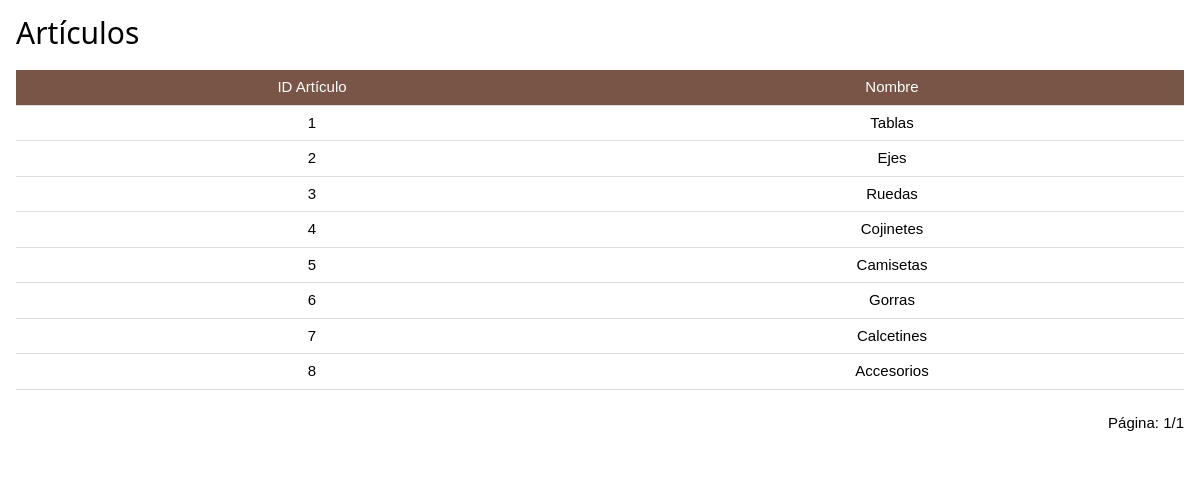
The page /js/articulos.php on the database its author committed.
### tables this page shows
CREATE TABLE `articulo` (
  `idarticulo` int(4) NOT NULL,
  `nombre` varchar(20) NOT NULL
);

### js/articulospaginador.php (the view, shortened to what this page needs)
<!DOCTYPE html>
<html>
<link rel="stylesheet" href="../css/w3.css">
<link rel="stylesheet" href="../css/w3-theme-black.css">
<link rel="stylesheet" href="http://cdnjs.cloudflare.com/ajax/libs/font-awesome/4.3.0/css/font-awesome.min.css">
<body>
<?php
require("conexion.php");
$PagTam = 10;
	if (isset($_GET['pag']))
		$pag = $_GET['pag'];
	else
		$pag = 1;
		$inicio= ($pag-1) * $PagTam;
		$conexion= new mysqli("localhost","root", "root", "plataplomo");
		$todos = "SELECT count(*) as num from articulo";
		$result = $conexion->query($todos);
		$fila = $result->fetch_assoc();
		$numRegistros = $fila['num'];
		$numPags=ceil($numRegistros/$PagTam);
$Resultado=mysql_query("SELECT * FROM articulo ORDER BY `idarticulo` LIMIT $inicio, $PagTam",$con);
echo "<table class='w3-table w3-striped w3-bordered' align='center' width='50%'>";
while($MostrarFila=mysql_fetch_array($Resultado)){
	echo "<tr class='w3-white' align='center'>";
	echo "<td width='50%'>".$MostrarFila['idarticulo']."</td>";
	echo "<td width='50%'>".$MostrarFila['nombre']."</td>";
	echo "</tr>";
}
echo "</table><br>";
if ($numPags > 1)
		{
			echo "<div  align='right'>P&aacute;gina: ";
			for ($x=1; $x <= $numPags; $x++)
				{
					if ($pag == ($x) )
						{
						echo "<a class='fa fa-diamond' onclick=\"Pagina('$x')\"></a> ";
						}
					else
						{
						echo " <a class='fa fa-diamond' onclick=\"Pagina('$x')\"></a> ";
						}
				}
				echo "</div>";
			}
		else
			echo '<div align="right">P&aacute;gina: 1/1';
?>
</body>
</html>

### js/articulos.php (shortened to what this page needs)
<!DOCTYPE html>
<html>
<link rel="stylesheet" href="../css/w3.css">
<link rel="stylesheet" href="../css/w3-theme-black.css">
<link rel="stylesheet" href="http://cdnjs.cloudflare.com/ajax/libs/font-awesome/4.3.0/css/font-awesome.min.css">
<body>
<div class="w3-container"">
<h2>Art&iacute;culos</h2><p>
<table class="w3-table w3-striped w3-bordered" align="center" width="50%">
<tr class="w3-brown" align="center">
<td width="50%">ID Art&iacute;culo</td>
<td width="50%">Nombre</td>
</tr></table>
<div id="contenido">
<?PHP include('articulospaginador.php')?>
</div></div>
<br>
</body>
</html>

### css/w3.css (style rules this page uses)
html { -ms-text-size-adjust:100%;-webkit-text-size-adjust:100%; min-width:100%; min-height:700px }
body { margin:0; }
html { position: relative; min-height: 100%; }
body { margin: 0 0 234px; }
html,body { font-family:Verdana,sans-serif;font-size:15px;line-height:1.5 }
html { overflow-x:hidden }
h1,h2,h3,h4,h5,h6,.w3-slim,.w3-wide { font-family:"Segoe UI",Arial,sans-serif }
h2 { font-size:30px }
h1,h2,h3,h4,h5,h6 { font-weight:400;margin:10px 0 }
table { border-collapse:collapse;border-spacing:0;width:100%;display:table }
table,th,td { border:none }
.w3-bordered tr,.w3-table-all tr { border-bottom:1px solid #ddd }
.w3-striped tbody tr:nth-child(even) { background-color:#f1f1f1 }
.w3-table td,.w3-table th,.w3-table-all td,.w3-table-all th { padding:6px 8px;display:table-cell;text-align:center;vertical-align:center }
.w3-table th:first-child,.w3-table td:first-child,.w3-table-all th:first-child,.w3-table-all td:first-child { padding-left:16px }
.w3-container:after,.w3-panel:after,.w3-row:after,.w3-row-padding:after,.w3-topnav:after,.w3-clear:after,.w3-btn-group:before,.w3-btn-group:after,.w3-btn-bar:before,.w3-btn-bar:after { content:"";display:table;clear:both }
.w3-container { padding:0.01em 16px; }
.w3-brown,.w3-hover-brown:hover { color:#fff!important;background-color:#795548!important }
.w3-white,.w3-hover-white:hover { color:#000!important;background-color:#fff!important }

### rows shown on the page
articulo: idarticulo "1", nombre "Tablas"
articulo: idarticulo "2", nombre "Ejes"
articulo: idarticulo "3", nombre "Ruedas"
articulo: idarticulo "4", nombre "Cojinetes"
articulo: idarticulo "5", nombre "Camisetas"
articulo: idarticulo "6", nombre "Gorras"
articulo: idarticulo "7", nombre "Calcetines"
articulo: idarticulo "8", nombre "Accesorios"
